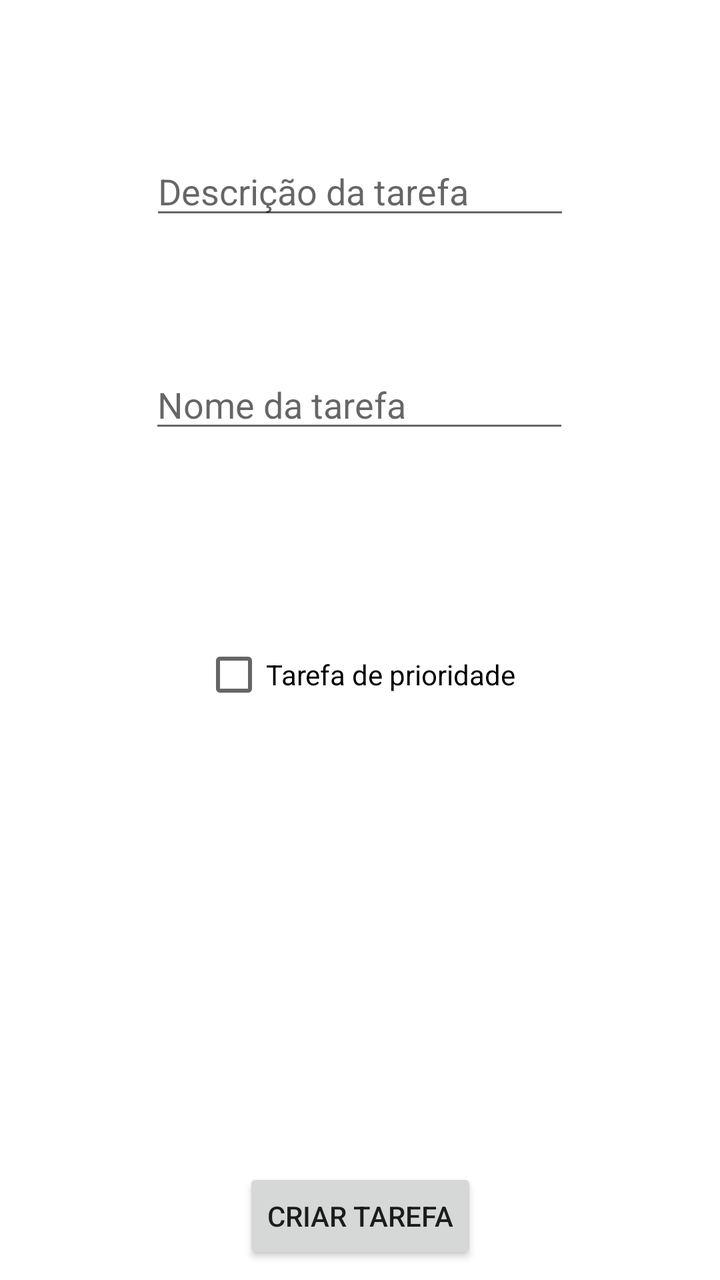
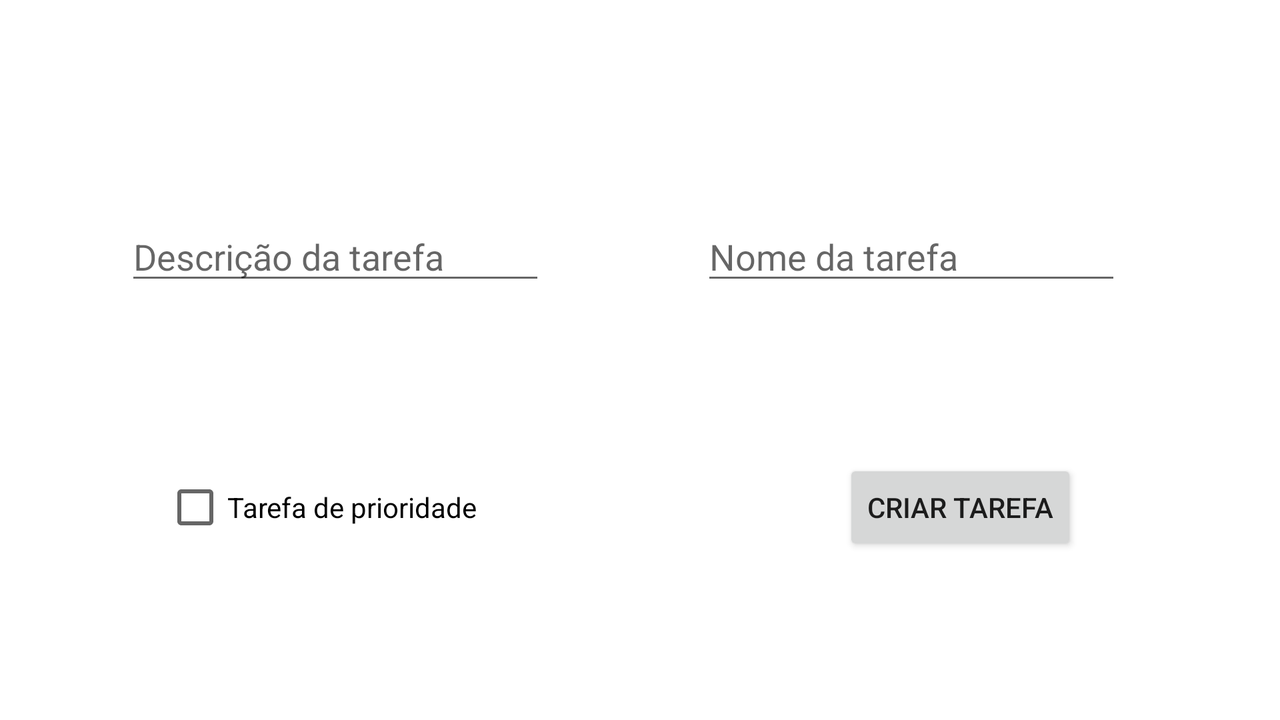

Two renders of one Android screen. The first uses the default layout on a phone; the second uses the alternative layout the repository ships for a different screen configuration, on a matching device. The two XML files are below.
<!-- AndroidManifest.xml: application theme Theme.ListaDeTarefas -->
<!-- res/layout/activity_create_tarefa.xml -->
<?xml version="1.0" encoding="utf-8"?>
<androidx.constraintlayout.widget.ConstraintLayout xmlns:android="http://schemas.android.com/apk/res/android"
    xmlns:app="http://schemas.android.com/apk/res-auto"
    xmlns:tools="http://schemas.android.com/tools"
    android:layout_width="match_parent"
    android:layout_height="match_parent"
    android:padding="8dp"
    tools:context=".view.CreateTarefaActivity">

    <EditText
        android:id="@+id/descricaoTarefa"
        android:layout_width="wrap_content"
        android:layout_height="wrap_content"
        android:ems="10"
        android:inputType="text"
        android:hint="Descrição da tarefa"
        app:layout_constraintBottom_toTopOf="@+id/editNomeTarefa"
        app:layout_constraintEnd_toEndOf="parent"
        app:layout_constraintStart_toStartOf="parent"
        app:layout_constraintTop_toTopOf="parent" />
    <EditText
        android:id="@+id/editNomeTarefa"
        android:layout_width="wrap_content"
        android:layout_height="wrap_content"
        android:layout_marginTop="172dp"
        android:ems="10"
        android:inputType="text"
        android:hint="Nome da tarefa"
        app:layout_constraintEnd_toEndOf="parent"
        app:layout_constraintHorizontal_bias="0.497"
        app:layout_constraintStart_toStartOf="parent"
        app:layout_constraintTop_toTopOf="parent" />

    <CheckBox
        android:id="@+id/checkPrioridade"
        android:layout_width="wrap_content"
        android:layout_height="wrap_content"
        android:layout_marginTop="92dp"
        android:text="Tarefa de prioridade"
        app:layout_constraintEnd_toEndOf="parent"
        app:layout_constraintHorizontal_bias="0.498"
        app:layout_constraintStart_toStartOf="parent"
        app:layout_constraintTop_toBottomOf="@+id/editNomeTarefa" />

    <Button
        android:id="@+id/saveButton"
        android:layout_width="wrap_content"
        android:layout_height="wrap_content"
        android:text="Criar tarefa"
        app:layout_constraintBottom_toBottomOf="parent"
        app:layout_constraintEnd_toEndOf="parent"
        app:layout_constraintStart_toStartOf="parent" />


</androidx.constraintlayout.widget.ConstraintLayout>
<!-- resources referenced by this layout -->
<resources>
  <style name="Theme.ListaDeTarefas" parent="Theme.MaterialComponents.DayNight.DarkActionBar">
          
          <item name="colorPrimary">@color/purple_500</item>
          <item name="colorPrimaryVariant">@color/purple_700</item>
          <item name="colorOnPrimary">@color/white</item>
          
          <item name="colorSecondary">@color/teal_200</item>
          <item name="colorSecondaryVariant">@color/teal_700</item>
          <item name="colorOnSecondary">@color/black</item>
          
          <item name="android:statusBarColor">?attr/colorPrimaryVariant</item>
          
      </style>
  <color name="purple_500">#FF6200EE</color>
  <color name="purple_700">#FF3700B3</color>
  <color name="white">#FFFFFFFF</color>
  <color name="teal_200">#FF03DAC5</color>
  <color name="teal_700">#FF018786</color>
  <color name="black">#FF000000</color>
</resources>
<!-- res/layout-land/activity_create_tarefa.xml (the author's variant of the layout above) -->
<!-- drawn on the phone turned sideways -->
<?xml version="1.0" encoding="utf-8"?>
<androidx.constraintlayout.widget.ConstraintLayout xmlns:android="http://schemas.android.com/apk/res/android"
    xmlns:app="http://schemas.android.com/apk/res-auto"
    xmlns:tools="http://schemas.android.com/tools"
    android:layout_width="match_parent"
    android:layout_height="match_parent">

    <androidx.constraintlayout.widget.Guideline
        android:id="@+id/guideline"
        android:layout_width="wrap_content"
        android:layout_height="wrap_content"
        android:orientation="vertical"
        app:layout_constraintGuide_percent="0.5" />

    <EditText
        android:id="@+id/descricaoTarefa"
        android:layout_width="wrap_content"
        android:layout_height="wrap_content"
        android:ems="10"
        android:hint="Descrição da tarefa"
        android:inputType="text"
        app:layout_constraintBottom_toBottomOf="parent"
        app:layout_constraintEnd_toStartOf="@+id/guideline"
        app:layout_constraintHorizontal_bias="0.57"
        app:layout_constraintStart_toStartOf="parent"
        app:layout_constraintTop_toTopOf="parent"
        app:layout_constraintVertical_bias="0.333" />

    <EditText
        android:id="@+id/editNomeTarefa"
        android:layout_width="wrap_content"
        android:layout_height="wrap_content"
        android:ems="10"
        android:hint="Nome da tarefa"
        android:inputType="text"
        app:layout_constraintBottom_toBottomOf="parent"
        app:layout_constraintEnd_toEndOf="parent"
        app:layout_constraintHorizontal_bias="0.495"
        app:layout_constraintStart_toEndOf="@+id/descricaoTarefa"
        app:layout_constraintTop_toTopOf="parent"
        app:layout_constraintVertical_bias="0.333" />

    <CheckBox
        android:id="@+id/checkPrioridade"
        android:layout_width="wrap_content"
        android:layout_height="wrap_content"
        android:text="Tarefa de prioridade"
        app:layout_constraintBottom_toBottomOf="parent"
        app:layout_constraintEnd_toStartOf="@+id/guideline"
        app:layout_constraintStart_toStartOf="parent"
        app:layout_constraintTop_toBottomOf="@+id/descricaoTarefa" />

    <Button
        android:id="@+id/saveButton"
        android:layout_width="wrap_content"
        android:layout_height="wrap_content"
        android:text="Criar tarefa"
        app:layout_constraintBottom_toBottomOf="parent"
        app:layout_constraintEnd_toEndOf="parent"
        app:layout_constraintStart_toStartOf="@+id/guideline"
        app:layout_constraintTop_toBottomOf="@+id/editNomeTarefa" />

</androidx.constraintlayout.widget.ConstraintLayout>
